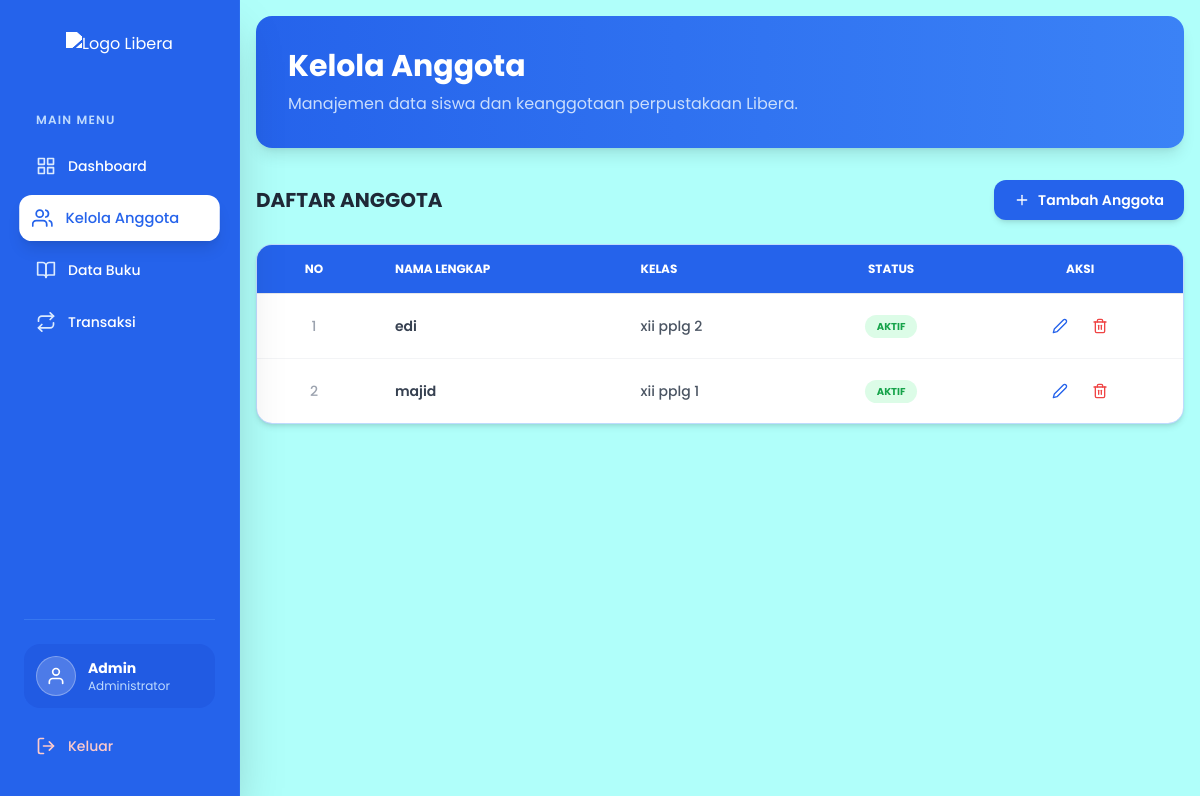
The app's page /Libera/admin/kelola_anggota.php with its own data.
### tables this page shows
CREATE TABLE `anggota` (
  `id_anggota` int(11) NOT NULL,
  `nama` varchar(100) NOT NULL,
  `kelas` varchar(100) NOT NULL,
  `status` enum('aktif','non-aktif') NOT NULL
);

### Libera/admin/kelola_anggota.php (the view, shortened to what this page needs)
<?php
include '../config/koneksi.php';
$query = "SELECT * FROM anggota ORDER BY nama ASC";
$result = mysqli_query($koneksi, $query);
?>
<!DOCTYPE html>
<html lang="en">
<head>
    <script src="https://cdn.tailwindcss.com"></script>
</head>
<body class="bg-[#B0FFFA]">
    <?php include 'partials/sidebar.php'; ?>
    <main class="ml-60 p-4 min-h-screen">
        <section>
            <div class="bg-gradient-to-r from-blue-600 to-blue-500 p-8 rounded-2xl shadow-lg text-white mb-8">
                <h2 class="text-3xl font-bold mb-2">Kelola Anggota</h2>
                <p class="text-blue-100 opacity-90">
                    Manajemen data siswa dan keanggotaan perpustakaan Libera.
                </p>
            </div>
            <div class="flex justify-between items-center mb-6">
                <h2 class="text-xl font-bold text-gray-800">DAFTAR ANGGOTA</h2>
                <a href="../admin/tambah_anggota.php"
                    class="flex items-center gap-2 px-5 py-2.5 bg-blue-600 text-white font-semibold rounded-xl hover:bg-blue-700 transition-all shadow-md hover:shadow-lg text-sm">
                    <i data-feather="plus" class="w-4 h-4"></i>
                    Tambah Anggota
                </a>
            </div>
            <div class="mt-4 relative overflow-hidden bg-blue-300 shadow-md rounded-2xl border border-blue-200">
                <table class="w-full text-sm text-left text-gray-600">
                    <thead class="text-xs uppercase bg-blue-600 text-white border-b border-gray-200">
                        <tr>
                            <th class="px-6 py-4 font-bold text-center">No</th>
                            <th class="px-6 py-4 font-bold">Nama Lengkap</th>
                            <th class="px-6 py-4 font-bold">Kelas</th>
                            <th class="px-6 py-4 font-bold text-center">Status</th>
                            <th class="px-6 py-4 font-bold text-center">Aksi</th>
                        </tr>
                    </thead>
                    <tbody class="divide-y divide-gray-100 bg-white">
                        <?php
                        $no = 1;
                        while ($data = mysqli_fetch_assoc($result)) {
                            $status_class = ($data['status'] == 'aktif') ? 'bg-green-100 text-green-600' : 'bg-red-100 text-red-600';
                        ?>
                            <tr class="hover:bg-blue-50/50 transition-colors">
                                <td class="px-6 py-4 text-center font-medium text-gray-400">
                                    <?php echo $no++; ?>
                                </td>
                                <td class="px-6 py-4">
                                    <div class="font-semibold text-gray-700"><?php echo $data['nama']; ?></div>
                                </td>
                                <td class="px-6 py-4 font-medium text-gray-600">
                                    <?php echo $data['kelas']; ?>
                                </td>
                                <td class="px-6 py-4 text-center">
                                    <span class="px-3 py-1 rounded-full text-[10px] font-bold uppercase <?php echo $status_class; ?>">
                                        <?php echo $data['status']; ?>
                                    </span>
                                </td>
                                <td class="px-6 py-4">
                                    <div class="flex items-center justify-center gap-2">
                                        <a href="edit_anggota.php?nama=<?php echo urlencode($data['nama']); ?>"
                                           class="p-2 text-blue-600 hover:bg-blue-100 rounded-lg transition-all" title="Edit">
                                            <i data-feather="edit-2" class="w-4 h-4"></i>
                                        </a>
                                        <a href="../aksi/aksi_hapus_anggota.php?nama=<?php echo urlencode($data['nama']); ?>"
                                           onclick="return confirm('Yakin ingin menghapus anggota ini?')"
                                           class="p-2 text-red-500 hover:bg-red-50 rounded-lg transition-all" title="Hapus">
                                            <i data-feather="trash-2" class="w-4 h-4"></i>
                                        </a>
                                    </div>
                                </td>
                            </tr>
                        <?php } ?>
                    </tbody>
                </table>
            </div>
        </section>
    </main>
</body>
</html>

### Libera/admin/kelola_anggota.php (style rules this page uses)
body { font-family: 'Poppins', sans-serif; }

### records on screen
anggota: nama "edi", kelas "xii pplg 2", status "AKTIF"
anggota: nama "majid", kelas "xii pplg 1", status "AKTIF"

### other values on screen
$_SESSION['username'] "Admin"
